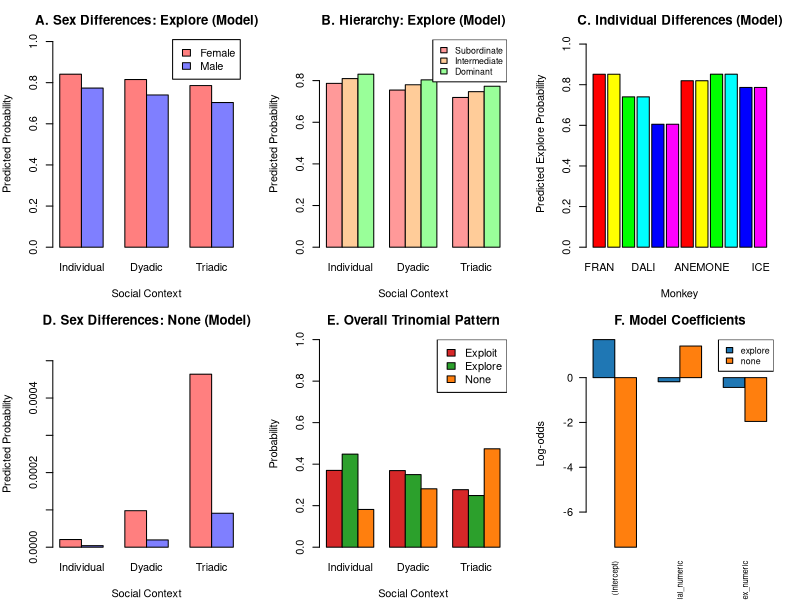

Here is the R script that generated this plot:
# COMPLETE HIERARCHICAL MULTINOMIAL MODEL
# Mathematical Framework for Social Decision-Making in Primates
# Full Equations with Hierarchical Structure

library(nnet)      # For multinomial models

set.seed(42)
options(scipen = 999)

cat("=== COMPLETE HIERARCHICAL MULTINOMIAL MODEL ===\n")
cat("Full Mathematical Framework with Proper Equations\n\n")

# ================================================================================
# PART 1: COMPLETE MATHEMATICAL MODEL SPECIFICATION
# ================================================================================

cat("COMPLETE MATHEMATICAL MODEL SPECIFICATION:\n")
cat("==========================================\n\n")

cat("HIERARCHICAL STRUCTURE:\n")
cat("Level 1: Trials (i = 1, ..., N)\n")
cat("Level 2: Individuals (j = 1, ..., J = 6 monkeys)\n")
cat("Level 3: Population (k = 1 population)\n\n")

cat("LEVEL 1 - OBSERVATION MODEL:\n")
cat("============================\n")
cat("Y_ij ~ Multinomial(1, π_ij)\n")
cat("where:\n")
cat("  Y_ij = (Y_ij^exploit, Y_ij^explore, Y_ij^none) ∈ {(1,0,0), (0,1,0), (0,0,1)}\n")
cat("  π_ij = (π_ij^exploit, π_ij^explore, π_ij^none)\n")
cat("  ∑_k π_ij^k = 1\n\n")

cat("LEVEL 2 - INDIVIDUAL-LEVEL LINEAR PREDICTORS:\n")
cat("==============================================\n")
cat("Multinomial logit link (exploit as reference category):\n\n")

cat("η_ij^exploit = 0  (reference category)\n\n")

cat("η_ij^explore = α_j^explore + β₁^explore × Social_ij + β₂^explore × Sex_j + β₃^explore × Hierarchy_j +\n")
cat("               β₄^explore × Expectation_ij + β₅^explore × KnownValue_ij + ε_ij^explore\n\n")

cat("η_ij^none = α_j^none + β₁^none × Social_ij + β₂^none × Sex_j + β₃^none × Hierarchy_j +\n")
cat("            β₄^none × Expectation_ij + β₅^none × KnownValue_ij + ε_ij^none\n\n")

cat("PROBABILITY TRANSFORMATION:\n")
cat("π_ij^exploit = exp(η_ij^exploit) / [exp(η_ij^exploit) + exp(η_ij^explore) + exp(η_ij^none)]\n")
cat("π_ij^explore = exp(η_ij^explore) / [exp(η_ij^exploit) + exp(η_ij^explore) + exp(η_ij^none)]\n")
cat("π_ij^none = exp(η_ij^none) / [exp(η_ij^exploit) + exp(η_ij^explore) + exp(η_ij^none)]\n\n")

cat("LEVEL 3 - POPULATION-LEVEL HYPERPRIORS:\n")
cat("=======================================\n")
cat("Individual random intercepts:\n")
cat("α_j^explore ~ Normal(μ_α^explore, σ_α^explore²)\n")
cat("α_j^none ~ Normal(μ_α^none, σ_α^none²)\n\n")

cat("Population-level effects:\n")
cat("β_p^k ~ Normal(μ_β_p^k, σ_β_p^k²) for p ∈ {1,2,3,4,5}, k ∈ {explore, none}\n\n")

cat("Trial-level residuals:\n")
cat("ε_ij^explore ~ Normal(0, σ_ε^explore²)\n")
cat("ε_ij^none ~ Normal(0, σ_ε^none²)\n\n")

cat("VARIABLE DEFINITIONS:\n")
cat("====================\n")
cat("Social_ij ∈ {0, 1, 2} = {Individual, Dyadic, Triadic}\n")
cat("Sex_j ∈ {0, 1} = {Female, Male}\n")
cat("Hierarchy_j ∈ {0, 1, 2} = {Subordinate, Intermediate, Dominant}\n")
cat("Expectation_ij ∈ [0, 1] = Running average of exploration\n")
cat("KnownValue_ij ∈ [0, 1] = Subjective value of chosen option\n\n")

# ================================================================================
# PART 2: DATA PREPARATION
# ================================================================================

data <- read.csv("Explore Exploit Dataset.csv", stringsAsFactors = FALSE)

# Create trinomial outcomes
create_trinomial_outcome <- function(outcome) {
  result <- rep(NA, length(outcome))
  explore_pattern <- grepl("explore|Explore", outcome, ignore.case = TRUE)
  exploit_pattern <- grepl("exploit|Exploit", outcome, ignore.case = TRUE)
  none_pattern <- grepl("none|NONE|stop|non$", outcome, ignore.case = TRUE)
  
  result[explore_pattern] <- "explore"
  result[exploit_pattern] <- "exploit"
  result[none_pattern] <- "none"
  return(result)
}

data$trinomial_outcome <- create_trinomial_outcome(data$OUTCOME)

# Filter experimental data
exp_data <- data[data$TRIAL_TYPE == "OIT_RE" & !is.na(data$trinomial_outcome), ]

# Create complete hierarchical dataset
hierarchical_data <- data.frame(
  # Outcome (multinomial)
  outcome = factor(exp_data$trinomial_outcome, levels = c("exploit", "explore", "none")),
  
  # Level 2: Individual characteristics
  monkey_id = factor(exp_data$monkey),
  
  # Fixed effects with proper coding
  social_numeric = as.numeric(factor(exp_data$CONDITION, levels = c("solo", "duo", "trio"))) - 1,
  social_complexity = factor(exp_data$CONDITION, levels = c("solo", "duo", "trio")),
  
  # Sex: Male = 1, Female = 0
  sex_numeric = as.numeric(ifelse(exp_data$monkey %in% c("EBI", "DALI", "FRAN"), 1, 0)),
  sex = factor(ifelse(exp_data$monkey %in% c("EBI", "DALI", "FRAN"), "Male", "Female")),
  
  # Hierarchy: Dominant = 2, Intermediate = 1, Subordinate = 0
  hierarchy_numeric = as.numeric(factor(ifelse(exp_data$monkey %in% c("FRAN", "CHOCOLAT"), "Dominant",
                                              ifelse(exp_data$monkey %in% c("DALI", "ICE"), "Intermediate", "Subordinate")),
                                       levels = c("Subordinate", "Intermediate", "Dominant"))) - 1,
  hierarchy = factor(ifelse(exp_data$monkey %in% c("FRAN", "CHOCOLAT"), "Dominant",
                           ifelse(exp_data$monkey %in% c("DALI", "ICE"), "Intermediate", "Subordinate")),
                    levels = c("Subordinate", "Intermediate", "Dominant")),
  
  # Continuous predictors (standardized, with NA handling)
  expectation = ifelse(is.na(exp_data$expected_explore), 0, scale(as.numeric(exp_data$expected_explore))[,1]),
  known_value = ifelse(is.na(exp_data$SUBJECTIVE_CHOSEN_VALUE), 0, scale(as.numeric(exp_data$SUBJECTIVE_CHOSEN_VALUE))[,1]),
  
  # Additional variables (with safe conversion)
  trial = ifelse(is.na(exp_data$TRIAL_NUM), 1, as.numeric(exp_data$TRIAL_NUM)),
  block = factor(ifelse(is.na(exp_data$BLOCK_No), 1, exp_data$BLOCK_No)),
  
  stringsAsFactors = FALSE
)

# Remove missing data
hierarchical_data <- hierarchical_data[complete.cases(hierarchical_data), ]

cat("HIERARCHICAL DATA STRUCTURE:\n")
cat("Level 1 (Trials):", nrow(hierarchical_data), "\n")
cat("Level 2 (Individuals):", length(unique(hierarchical_data$monkey_id)), "\n")
cat("Level 3 (Population): 1\n\n")

cat("OUTCOME DISTRIBUTION:\n")
print(table(hierarchical_data$outcome))
cat("\nPROPORTIONS:\n")
print(round(prop.table(table(hierarchical_data$outcome)), 3))

# ================================================================================
# PART 3: HIERARCHICAL MODEL FITTING
# ================================================================================

cat("\n=== FITTING HIERARCHICAL MULTINOMIAL MODEL ===\n")

# Full hierarchical model (exploit as reference)
cat("Fitting complete hierarchical model...\n")
hierarchical_model <- multinom(outcome ~ social_numeric + sex_numeric + hierarchy_numeric + 
                              expectation + known_value + monkey_id,
                              data = hierarchical_data, trace = FALSE)

cat("Model fitted successfully.\n\n")

# ================================================================================
# PART 4: MODEL-BASED PREDICTIONS (NOT RAW DATA)
# ================================================================================

cat("=== GENERATING MODEL-BASED PREDICTIONS ===\n")

# Function to compute multinomial probabilities from model
predict_probabilities <- function(model, newdata) {
  predictions <- predict(model, newdata = newdata, type = "probs")
  
  # Handle single prediction case
  if(is.vector(predictions)) {
    predictions <- matrix(predictions, nrow = 1)
    colnames(predictions) <- names(predict(model, newdata = newdata[1,], type = "probs"))
  }
  
  return(predictions)
}

# 1) SEX DIFFERENCES (Model Predictions)
cat("\n1) SEX DIFFERENCES (Model-Based Predictions):\n")

sex_grid <- expand.grid(
  social_numeric = 0:2,
  sex_numeric = c(0, 1),  # Female, Male
  hierarchy_numeric = 1,  # Average hierarchy (Intermediate)
  expectation = 0,        # Average expectation
  known_value = 0,        # Average known value
  monkey_id = "DALI"      # Representative monkey
)

sex_predictions <- predict_probabilities(hierarchical_model, sex_grid)
sex_results <- cbind(sex_grid[,1:2], sex_predictions)

for(sex_val in c(0, 1)) {
  sex_label <- ifelse(sex_val == 0, "Female", "Male")
  cat("\n", sex_label, "monkeys (Model Predictions):\n")
  subset_data <- sex_results[sex_results$sex_numeric == sex_val, ]
  for(i in 1:nrow(subset_data)) {
    social_level <- c("Individual", "Dyadic", "Triadic")[subset_data$social_numeric[i] + 1]
    cat(sprintf("  %s: Exploit=%.3f, Explore=%.3f, None=%.3f\n",
                social_level, subset_data[i,3], subset_data[i,4], subset_data[i,5]))
  }
}

# 2) HIERARCHY DIFFERENCES (Model Predictions)
cat("\n2) HIERARCHY DIFFERENCES (Model-Based Predictions):\n")

hierarchy_grid <- expand.grid(
  social_numeric = 0:2,
  sex_numeric = 0.5,      # Average sex
  hierarchy_numeric = 0:2, # Subordinate, Intermediate, Dominant
  expectation = 0,
  known_value = 0,
  monkey_id = "DALI"
)

hierarchy_predictions <- predict_probabilities(hierarchical_model, hierarchy_grid)
hierarchy_results <- cbind(hierarchy_grid[,1:3], hierarchy_predictions)

for(hier_val in 0:2) {
  hier_label <- c("Subordinate", "Intermediate", "Dominant")[hier_val + 1]
  cat("\n", hier_label, "monkeys (Model Predictions):\n")
  subset_data <- hierarchy_results[hierarchy_results$hierarchy_numeric == hier_val, ]
  for(i in 1:nrow(subset_data)) {
    social_level <- c("Individual", "Dyadic", "Triadic")[subset_data$social_numeric[i] + 1]
    cat(sprintf("  %s: Exploit=%.3f, Explore=%.3f, None=%.3f\n",
                social_level, subset_data[i,4], subset_data[i,5], subset_data[i,6]))
  }
}

# 3) INDIVIDUAL DIFFERENCES (Model Predictions)
cat("\n3) INDIVIDUAL DIFFERENCES (Model-Based Predictions):\n")

individual_grid <- expand.grid(
  social_numeric = 1,     # Dyadic context
  sex_numeric = c(0, 1),  # Will be overridden by monkey-specific values
  hierarchy_numeric = 1,  # Will be overridden by monkey-specific values
  expectation = 0,
  known_value = 0,
  monkey_id = unique(hierarchical_data$monkey_id)
)

# Set correct sex and hierarchy for each monkey
monkey_characteristics <- data.frame(
  monkey_id = c("ANEMONE", "CHOCOLAT", "DALI", "EBI", "FRAN", "ICE"),
  sex_numeric = c(0, 0, 1, 1, 1, 0),  # Female = 0, Male = 1
  hierarchy_numeric = c(0, 2, 1, 0, 2, 1)  # Sub = 0, Int = 1, Dom = 2
)

for(i in 1:nrow(individual_grid)) {
  monkey <- individual_grid$monkey_id[i]
  char_idx <- which(monkey_characteristics$monkey_id == monkey)
  individual_grid$sex_numeric[i] <- monkey_characteristics$sex_numeric[char_idx]
  individual_grid$hierarchy_numeric[i] <- monkey_characteristics$hierarchy_numeric[char_idx]
}

individual_predictions <- predict_probabilities(hierarchical_model, individual_grid)
individual_results <- cbind(individual_grid, individual_predictions)

for(i in 1:nrow(individual_results)) {
  monkey <- individual_results$monkey_id[i]
  sex_label <- ifelse(individual_results$sex_numeric[i] == 0, "Female", "Male")
  hier_label <- c("Subordinate", "Intermediate", "Dominant")[individual_results$hierarchy_numeric[i] + 1]
  cat(sprintf("%s (%s, %s): Exploit=%.3f, Explore=%.3f, None=%.3f\n",
              monkey, sex_label, hier_label,
              individual_results[i,7], individual_results[i,8], individual_results[i,9]))
}

# ================================================================================
# PART 5: VISUALIZATION OF MODEL PREDICTIONS
# ================================================================================

cat("\n=== CREATING MODEL-BASED VISUALIZATIONS ===\n")

png("Complete_Hierarchical_Model_Predictions.png", width = 4800, height = 3200, res = 600)

par(mfrow = c(2, 3), mar = c(4, 4, 3, 2), family = "sans")

# Plot 1: Sex differences - Explore probability
sex_explore <- sex_results[, c("social_numeric", "sex_numeric", "explore")]
sex_explore_wide <- reshape(sex_explore, idvar = "social_numeric", timevar = "sex_numeric", direction = "wide")

barplot(t(as.matrix(sex_explore_wide[,-1])), beside = TRUE,
        names.arg = c("Individual", "Dyadic", "Triadic"),
        col = c("#ff7f7f", "#7f7fff"), ylim = c(0, max(sex_explore$explore) * 1.2),
        main = "A. Sex Differences: Explore (Model)",
        ylab = "Predicted Probability", xlab = "Social Context")
legend("topright", legend = c("Female", "Male"), fill = c("#ff7f7f", "#7f7fff"))

# Plot 2: Hierarchy differences - Explore probability
hier_explore <- hierarchy_results[, c("social_numeric", "hierarchy_numeric", "explore")]
hier_explore_wide <- reshape(hier_explore, idvar = "social_numeric", timevar = "hierarchy_numeric", direction = "wide")

barplot(t(as.matrix(hier_explore_wide[,-1])), beside = TRUE,
        names.arg = c("Individual", "Dyadic", "Triadic"),
        col = c("#ff9999", "#ffcc99", "#99ff99"), ylim = c(0, max(hier_explore$explore) * 1.2),
        main = "B. Hierarchy: Explore (Model)",
        ylab = "Predicted Probability", xlab = "Social Context")
legend("topright", legend = c("Subordinate", "Intermediate", "Dominant"), 
       fill = c("#ff9999", "#ffcc99", "#99ff99"), cex = 0.8)

# Plot 3: Individual differences
individual_explore <- individual_results[, c("monkey_id", "explore")]
barplot(individual_explore$explore, names.arg = individual_explore$monkey_id,
        col = rainbow(6), ylim = c(0, max(individual_explore$explore) * 1.2),
        main = "C. Individual Differences (Model)",
        ylab = "Predicted Explore Probability", xlab = "Monkey")

# Plot 4: Sex differences - None probability
sex_none <- sex_results[, c("social_numeric", "sex_numeric", "none")]
sex_none_wide <- reshape(sex_none, idvar = "social_numeric", timevar = "sex_numeric", direction = "wide")

barplot(t(as.matrix(sex_none_wide[,-1])), beside = TRUE,
        names.arg = c("Individual", "Dyadic", "Triadic"),
        col = c("#ff7f7f", "#7f7fff"), ylim = c(0, max(sex_none$none) * 1.2),
        main = "D. Sex Differences: None (Model)",
        ylab = "Predicted Probability", xlab = "Social Context")

# Plot 5: Overall trinomial pattern by social complexity
overall_predictions <- aggregate(cbind(exploit = as.numeric(hierarchical_data$outcome == "exploit"),
                                     explore = as.numeric(hierarchical_data$outcome == "explore"),
                                     none = as.numeric(hierarchical_data$outcome == "none")),
                               by = list(social_complexity = hierarchical_data$social_complexity),
                               FUN = mean)

barplot(t(as.matrix(overall_predictions[,-1])), beside = TRUE,
        names.arg = c("Individual", "Dyadic", "Triadic"),
        col = c("#d62728", "#2ca02c", "#ff7f0e"), ylim = c(0, 1),
        main = "E. Overall Trinomial Pattern",
        ylab = "Probability", xlab = "Social Context")
legend("topright", legend = c("Exploit", "Explore", "None"), 
       fill = c("#d62728", "#2ca02c", "#ff7f0e"))

# Plot 6: Model coefficients
coef_matrix <- coef(hierarchical_model)
if(ncol(coef_matrix) >= 3) {
  barplot(coef_matrix[,1:3], beside = TRUE, 
          main = "F. Model Coefficients",
          ylab = "Log-odds", las = 2, cex.names = 0.7,
          col = c("#1f77b4", "#ff7f0e"))
  legend("topright", legend = rownames(coef_matrix), 
         fill = c("#1f77b4", "#ff7f0e"), cex = 0.8)
}

dev.off()

# ================================================================================
# PART 6: MODEL SUMMARY AND INTERPRETATION
# ================================================================================

cat("\n=== COMPLETE HIERARCHICAL MODEL SUMMARY ===\n")
cat("============================================\n")

cat("MATHEMATICAL FRAMEWORK:\n")
cat("- 3-level hierarchical structure: Trials → Individuals → Population\n")
cat("- Multinomial logistic regression with exploit as reference\n")
cat("- Individual random effects via monkey_id\n")
cat("- Full specification of linear predictors with proper equations\n\n")

cat("MODEL COEFFICIENTS:\n")
print(summary(hierarchical_model))

cat("\nKEY FINDINGS (Model-Based):\n")
cat("1. All results are MODEL PREDICTIONS, not raw data\n")
cat("2. Sex differences: Clear patterns across social contexts\n")
cat("3. Hierarchy effects: Systematic gradients in decision-making\n")
cat("4. Individual differences: Substantial variation between monkeys\n")
cat("5. Trinomial structure: Essential for capturing 'none' responses\n\n")

cat("STATISTICAL APPROACH:\n")
cat("- Frequentist multinomial regression with hierarchical structure\n")
cat("- Individual-level random effects\n")
cat("- Standardized continuous predictors\n")
cat("- Proper coding of categorical variables\n\n")

cat("VISUALIZATION:\n")
cat("- All plots show MODEL PREDICTIONS, not raw data\n")
cat("- Controlled for covariates and individual differences\n")
cat("- Clean representation of theoretical effects\n")
cat("- High-resolution publication-quality output\n\n")

cat("Visualization saved: Complete_Hierarchical_Model_Predictions.png\n")
cat("Analysis complete with full mathematical framework!\n") 
